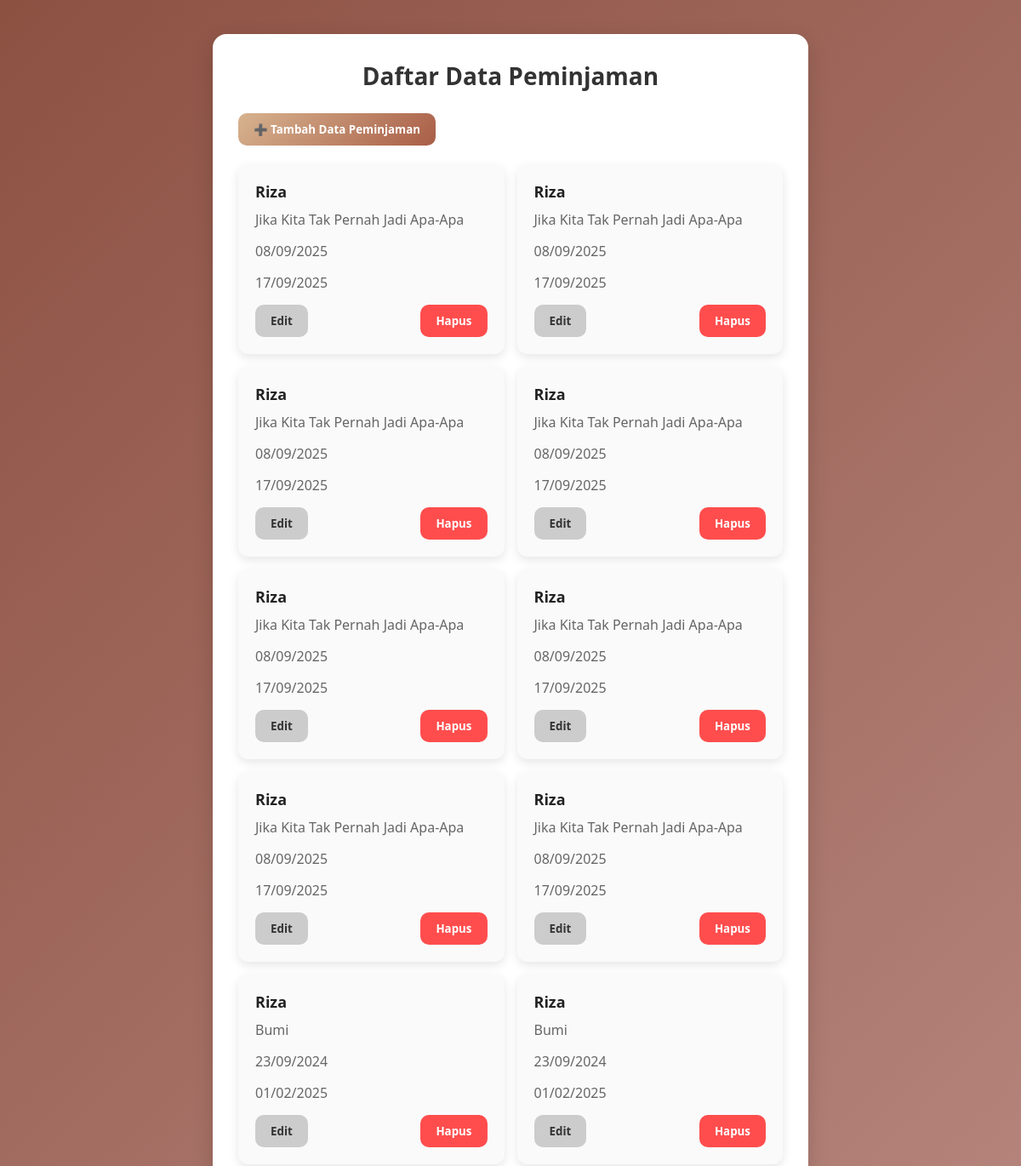
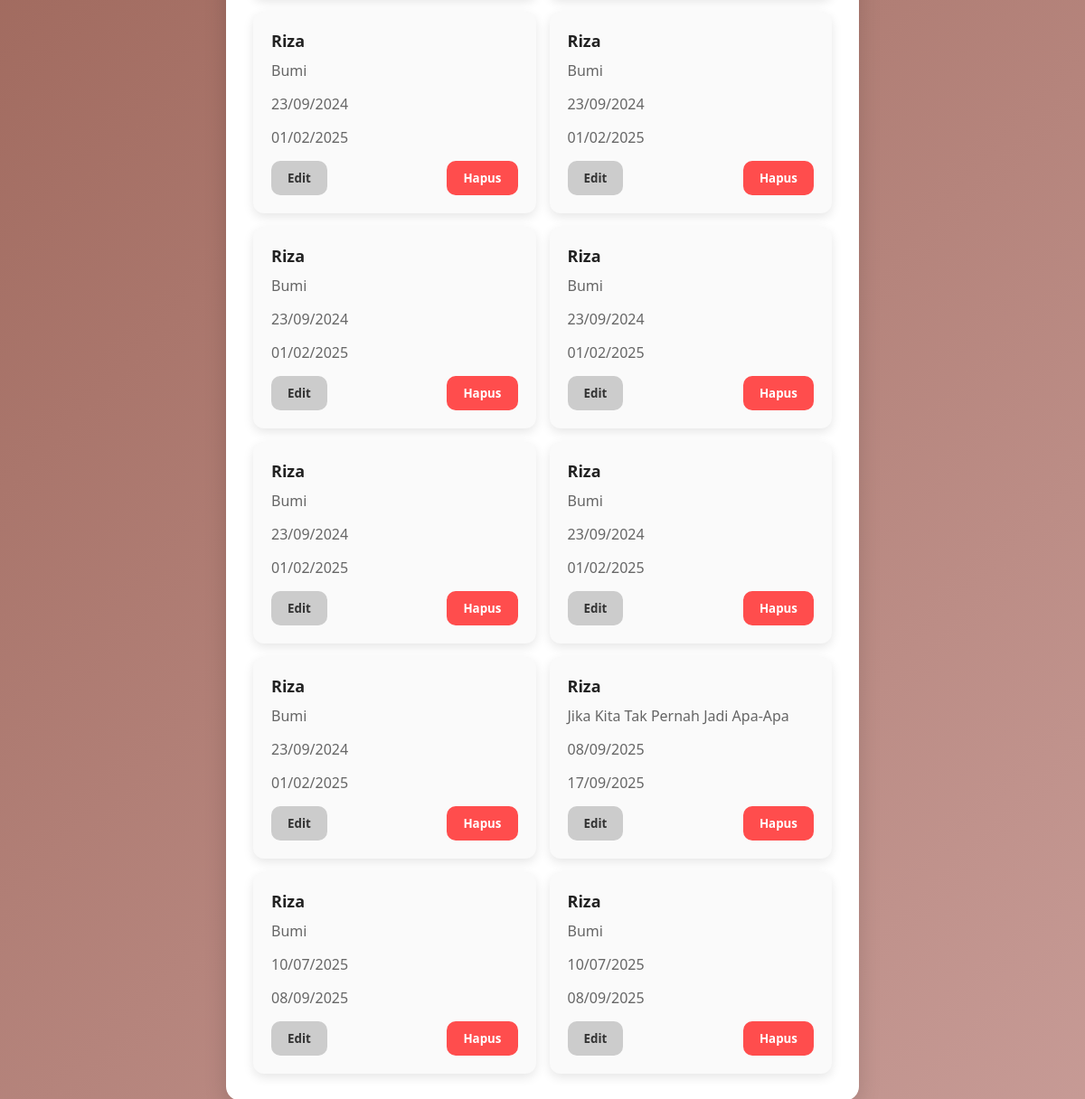
Before: / with the older database file (2 pictures, top to bottom).
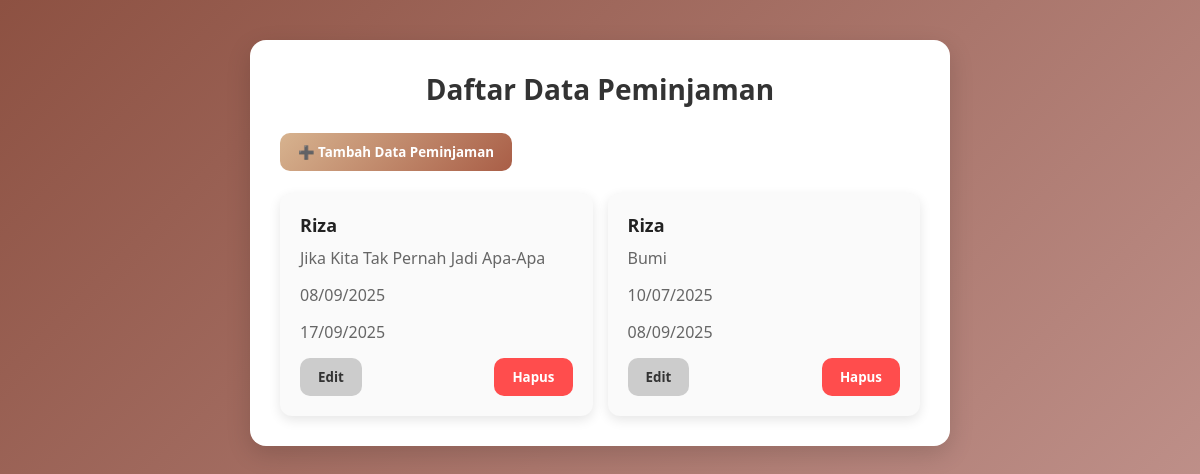
After: the same page with the newer database file.
### tables this page shows
CREATE TABLE peminjaman (
                        id_peminjaman INTEGER PRIMARY KEY AUTOINCREMENT,
                        nama_peminjam VARCHAR(100) NOT NULL,
                        nama_buku VARCHAR(100) NOT NULL,
                        tanggal_peminjaman INTEGER,
                        tanggal_pengembalian INTEGER
                    );

### app.py (the view)
@app.route('/')
def index():
    conn = connectdb()
    pinjam = conn.execute("SELECT * FROM peminjaman").fetchall()#Menampilkan semua data peminjaman dari database
    conn.close()
    return render_template('index.html', pinjam=pinjam)#Mengirim data buku ke template index.html

### app.py (called while the page is built)
def connectdb():#: Membuat koneksi ke database
    conn = sqlite3.connect(DB_NAME)
    conn.row_factory = sqlite3.Row
    return conn

### templates/index.html (shortened to what this page needs)
<!DOCTYPE html>
<html lang="en">
<head>
    <link rel="stylesheet" href="{{ url_for('static', filename='style.css') }}">
</head>
<body>
<div class="container">
    <h1 class="title">Daftar Data Peminjaman</h1>
    <div class="actions">
        <a href="{{ url_for('add') }}"><button class="btn primary">➕ Tambah Data Peminjaman</button></a>
    </div>
    <br>
    <div class="card-list">
        {% for b in pinjam %}
    <div class="card">
        <h3>{{ b.nama_peminjam }}</h3>
        <p>{{ b.nama_buku }}</p>
        <p>{{ b.tanggal_peminjaman }}</p>
        <p>{{ b.tanggal_pengembalian }}</p>
        <div class="card-actions">
            <a href="{{ url_for('edit', id=b.id_peminjaman) }}"><button class="btn">Edit</button></a>
            <a href="{{ url_for('delete', id=b.id_peminjaman) }}"><button class="btn danger">Hapus</button></a>
        </div>
    </div>
    {% else %}
    <p class="empty">Belum ada data peminjaman</p>
    {% endfor %}
    </div>
</div>
</body>
</html>

### static/style.css (style rules this page uses)
* { margin: 0; padding: 0; box-sizing: border-box; font-family: "Segoe UI", Tahoma, Geneva, Verdana, sans-serif; }
body { background: linear-gradient(135deg, #8d5142, #c79b96); min-height: 100vh; display: flex; justify-content: center; align-items: flex-start; padding: 40px; }
.container { background: #fff; padding: 30px; border-radius: 16px; box-shadow: 0 8px 25px rgba(0, 0, 0, 0.15); width: 700px; max-width: 95%; }
.title { text-align: center; margin-bottom: 25px; font-size: 28px; color: #333; }
.btn { padding: 10px 18px; border: none; border-radius: 10px; cursor: pointer; background: #ccc; color: #333; font-weight: bold; transition: 0.3s; }
.btn.primary { background: linear-gradient(135deg, #d7b38f, #a95e47); color: white; }
.btn.danger { background: #ff4d4d; color: white; }
.card-list { display: grid; grid-template-columns: repeat(auto-fill, minmax(220px, 1fr)); gap: 15px; }
.card { background: #fafafa; padding: 20px; border-radius: 12px; box-shadow: 0 4px 12px rgba(0, 0, 0, 0.1); transition: 0.3s; }
.card h3 { margin-bottom: 10px; font-size: 18px; color: #222; }
.card p { margin-bottom: 15px; color: #666; }
.card-actions { display: flex; justify-content: space-between; }

Changed rows visible on the page:
removed peminjaman: nama_peminjam "Riza", nama_buku "Jika Kita Tak Pernah Jadi Apa-Apa", tanggal_peminjaman "08/09/2025", tanggal_pengembalian "17/09/2025"
removed peminjaman: nama_peminjam "Riza", nama_buku "Jika Kita Tak Pernah Jadi Apa-Apa", tanggal_peminjaman "08/09/2025", tanggal_pengembalian "17/09/2025"
removed peminjaman: nama_peminjam "Riza", nama_buku "Jika Kita Tak Pernah Jadi Apa-Apa", tanggal_peminjaman "08/09/2025", tanggal_pengembalian "17/09/2025"
removed peminjaman: nama_peminjam "Riza", nama_buku "Jika Kita Tak Pernah Jadi Apa-Apa", tanggal_peminjaman "08/09/2025", tanggal_pengembalian "17/09/2025"
removed peminjaman: nama_peminjam "Riza", nama_buku "Jika Kita Tak Pernah Jadi Apa-Apa", tanggal_peminjaman "08/09/2025", tanggal_pengembalian "17/09/2025"
removed peminjaman: nama_peminjam "Riza", nama_buku "Jika Kita Tak Pernah Jadi Apa-Apa", tanggal_peminjaman "08/09/2025", tanggal_pengembalian "17/09/2025"
removed peminjaman: nama_peminjam "Riza", nama_buku "Jika Kita Tak Pernah Jadi Apa-Apa", tanggal_peminjaman "08/09/2025", tanggal_pengembalian "17/09/2025"
removed peminjaman: nama_peminjam "Riza", nama_buku "Jika Kita Tak Pernah Jadi Apa-Apa", tanggal_peminjaman "08/09/2025", tanggal_pengembalian "17/09/2025"
removed peminjaman: nama_peminjam "Riza", nama_buku "Bumi", tanggal_peminjaman "23/09/2024", tanggal_pengembalian "01/02/2025"
removed peminjaman: nama_peminjam "Riza", nama_buku "Bumi", tanggal_peminjaman "23/09/2024", tanggal_pengembalian "01/02/2025"
removed peminjaman: nama_peminjam "Riza", nama_buku "Bumi", tanggal_peminjaman "23/09/2024", tanggal_pengembalian "01/02/2025"
removed peminjaman: nama_peminjam "Riza", nama_buku "Bumi", tanggal_peminjaman "23/09/2024", tanggal_pengembalian "01/02/2025"
removed peminjaman: nama_peminjam "Riza", nama_buku "Bumi", tanggal_peminjaman "23/09/2024", tanggal_pengembalian "01/02/2025"
removed peminjaman: nama_peminjam "Riza", nama_buku "Bumi", tanggal_peminjaman "23/09/2024", tanggal_pengembalian "01/02/2025"
removed peminjaman: nama_peminjam "Riza", nama_buku "Bumi", tanggal_peminjaman "23/09/2024", tanggal_pengembalian "01/02/2025"
removed peminjaman: nama_peminjam "Riza", nama_buku "Bumi", tanggal_peminjaman "23/09/2024", tanggal_pengembalian "01/02/2025"
removed peminjaman: nama_peminjam "Riza", nama_buku "Bumi", tanggal_peminjaman "23/09/2024", tanggal_pengembalian "01/02/2025"
removed peminjaman: nama_peminjam "Riza", nama_buku "Bumi", tanggal_peminjaman "10/07/2025", tanggal_pengembalian "08/09/2025"
